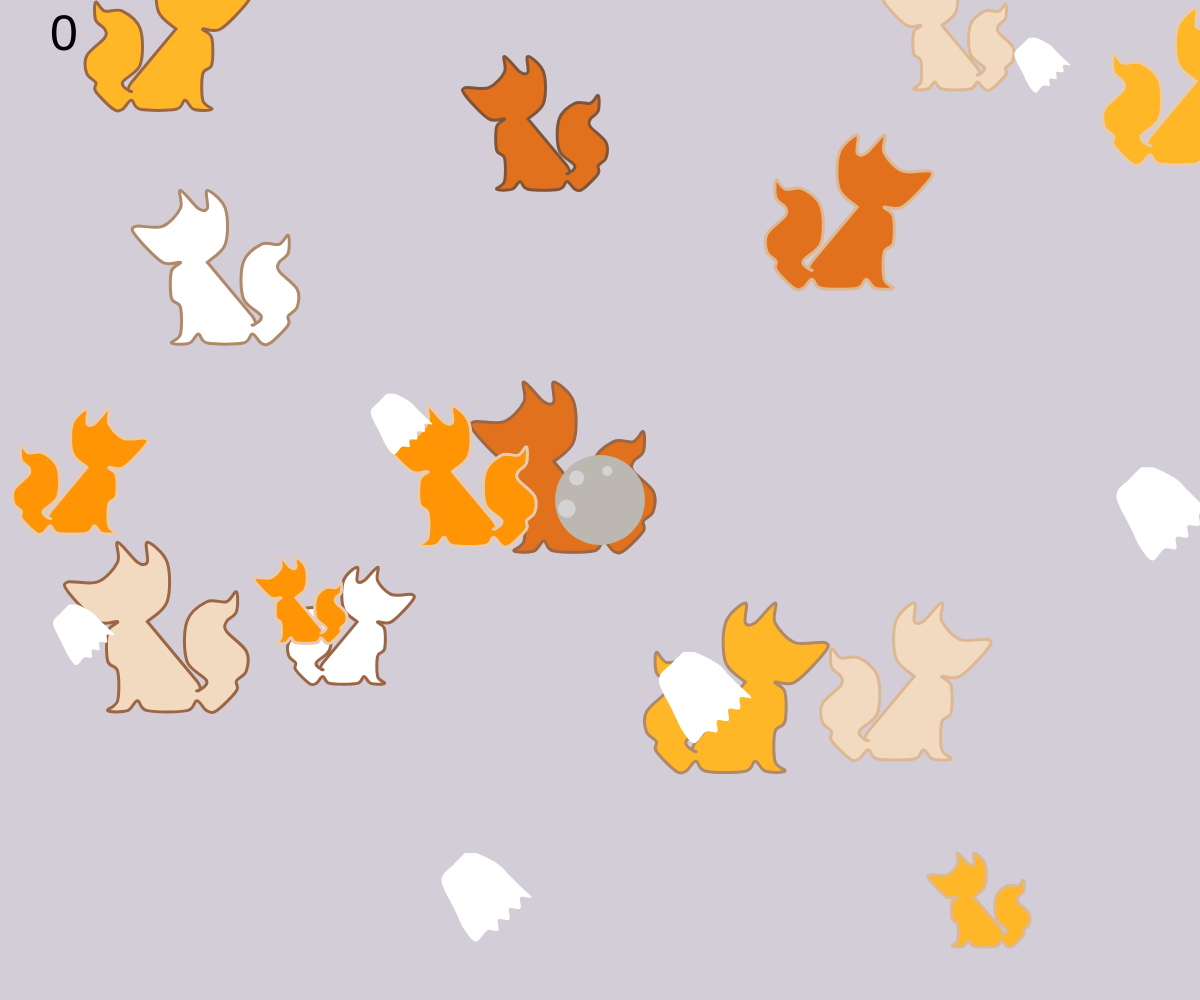
Frame 1 (no input)
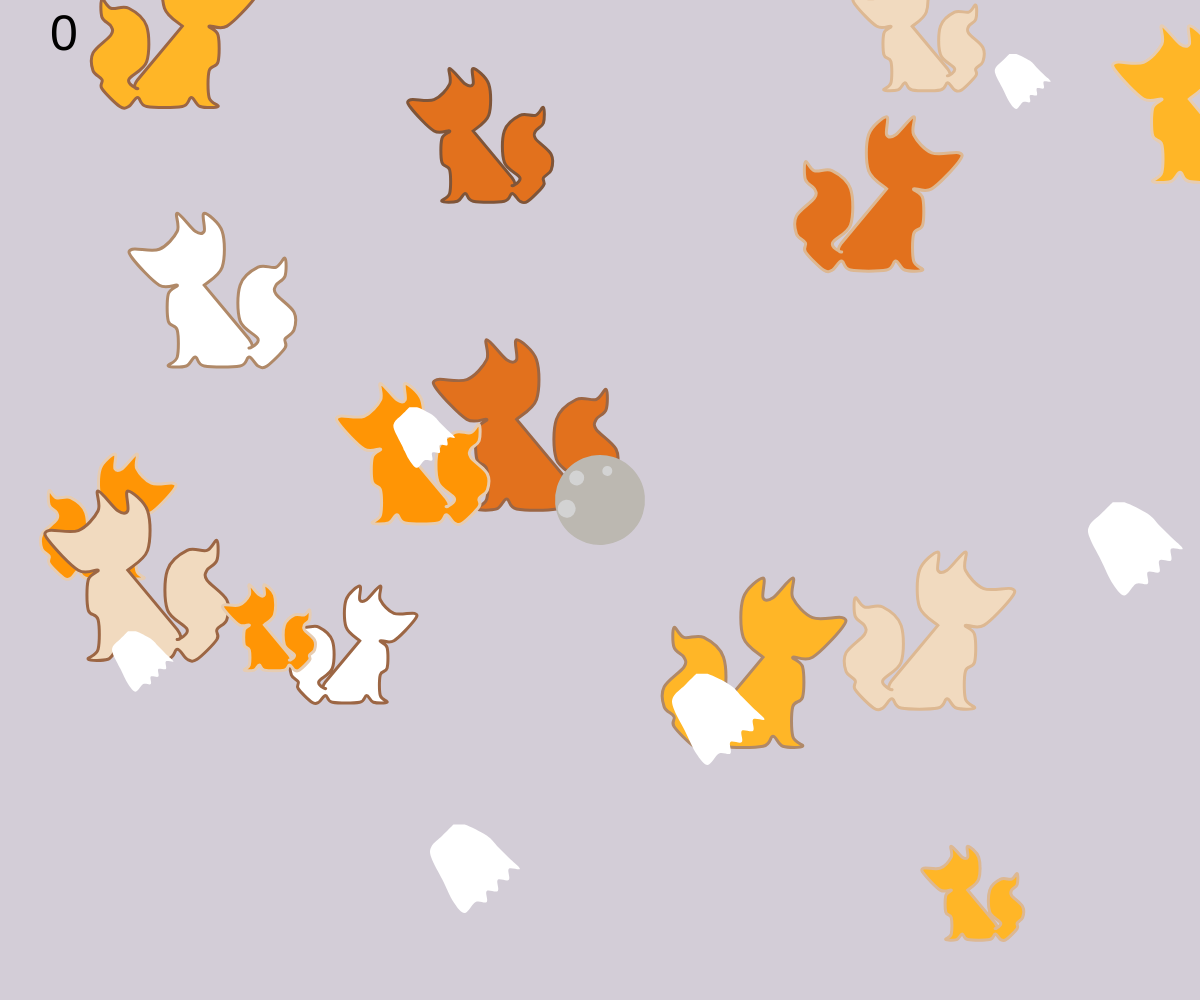
Frame 60 (no input)
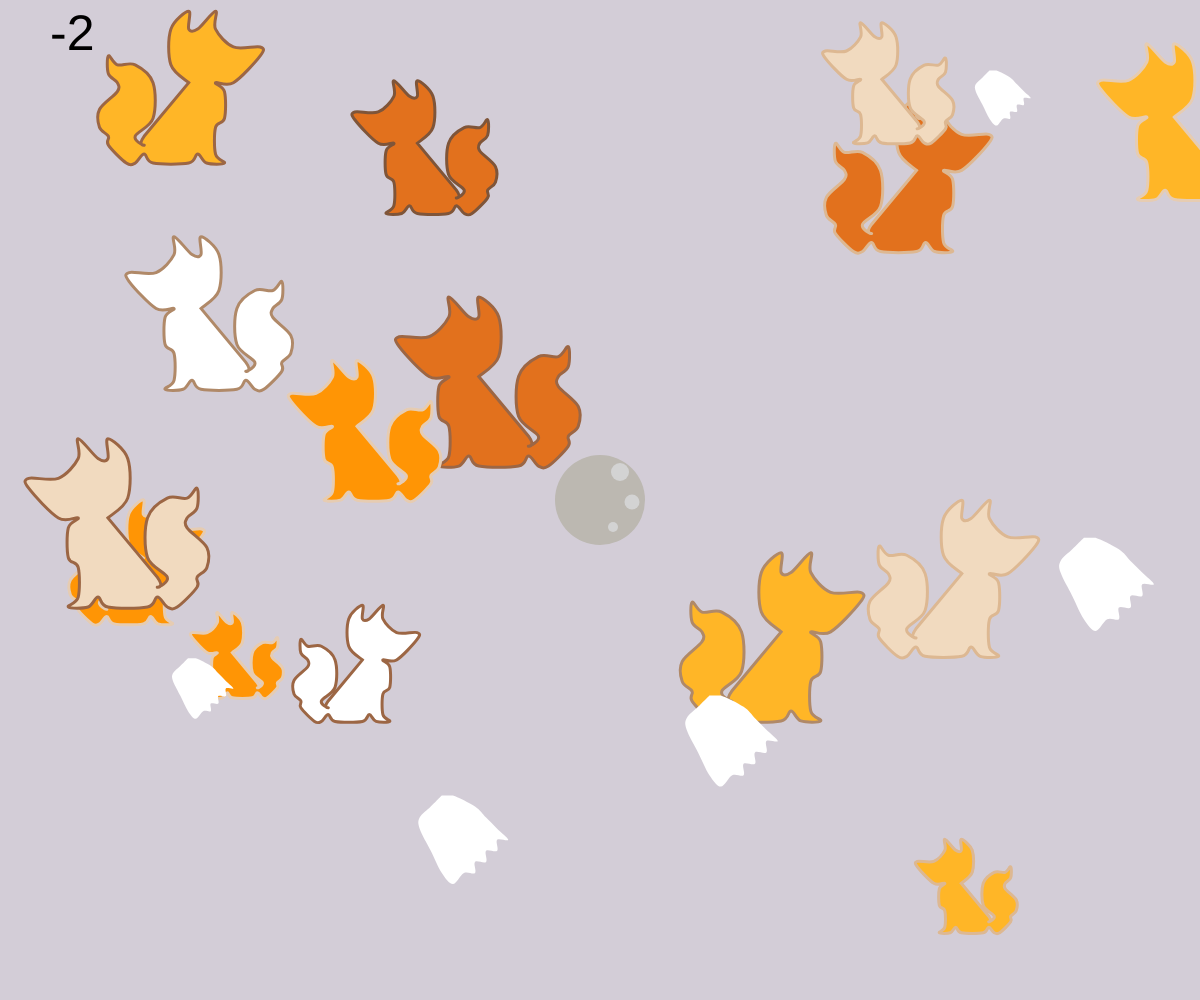
Frame 120 (the mouse pressed at the canvas centre since frame 60)

The p5.js sketch that drew these frames (run headless with seeded random() and noise() and a simulated clock; from frame 60 on, the mouse is pressed at the canvas centre):

// p5.js sketch
// ── sketch.js
let points = [[0, 0],[5, -6], [5, -7], [6, -6], [4, -4], [4, 0], [6, 2], [8, 2], [9, 3], [9, 1], [8, 0], [8, -1], [10, -3], [10, -5], [9, -6], [9, -7], [7, -9], [6, -9], [5, -8], [4, -9], [0, -9], [-1, -8], [-2, -9], [-4, -9], [-3, -8], [-3, -5], [-4, -4],[-4,-1],[-3,0],[-5,0],[-8,3],[-8,4],[-5,4],[-3,6],[-3,8],[-1,6],[0,6],[0,8],[2,6],[2,2]];//狐狸
let flowers = [[0, -7], [0, -6], [-5, -5], [-6, -4], [-3, -3], [-1, -4], [0, -6], [0, -5], [3, -4], [4, -2], [2, -2], [1, -3], [0, -5], [0, -1], [1, 0], [3, 1], [4, 3], [4, 6], [3, 4], [0,7], [-3, 4], [-4, 6], [-4, 3], [-3, 1], [-1, 0], [0, -1]];//狐狸
let goast = [[0,4],[1,4],[3,3],[4,2],[5,1],[6,0],[5,0],[5,-1],[4,-1],[4,-2],[3,-2],[3,-3],[2,-3],[1,-4],[0,-3],[-1,-1],[-2,1],[-2,2],[-1,3]]

var fill_colors = "c5803-e2711d-ff9505-ffb627-f1dabf".split("-").map(a=>"#"+a)
var line_colors = "e6ccb2-ddb892-b08968-7f5539-9c6644".split("-").map(a=>"#"+a)
var flower_colors= "ffe5ec-ffc2d1-ffb3c6-ff8fab-fb6f92".split("-").map(a=>"#"+a)
//---------------設定畫point(狐狸)所有點的物件變數----------
var ball //目前要處理的物件，暫時放在 ball 變數內
var balls = [] // 把產生的"所有"物件，為物件的倉庫，所有的物件資料都在此

//---------------設定飛彈物件的定義-----------
var bullet //目前要處理的物件，暫時放在 bullet 變數內
var bullets = []

var score =0

//---------------設定怪物物件的定義-----------
var monster //目前要處理的物件，暫時放在 monster 變數內
var monsters = [] 

//---------------設定砲台的位置--------------
var shipP


function setup() {
  createCanvas(windowWidth, windowHeight);
  shipP= createVector(width/2,height/2)
  for(var i=0;i<15;i=i+1){// 
     ball= new Obj({}) // 產生一個新的obj class 元件
     balls.push(ball) //把ball的物件放入到陣列內
  }
  for(var i=0;i<6;i=i+1){// 
    monster= new Monster({}) // 產生一個新的monster class 元件
    monsters.push(monster) //把monster的物件放入到陣列內
 }
}

function draw() {
  background("#d3cdd7");
 
  if(keyIsPressed){
    if(key=="ArrowLeft" || key=="a"){//按下滑鼠的往左鍵
      shipP.x = shipP.x-2
    }
    if(key=="ArrowRight" || key=="d"){//按下滑鼠的往右鍵
      shipP.x = shipP.x+2
    }
    if(key=="ArrowUp" || key=="w"){//按下滑鼠的往上鍵
      shipP.y = shipP.y-2
    }
    if(key=="ArrowDown" || key=="s"){//按下滑鼠的往下鍵
      shipP.y = shipP.y+2
    }
  }
  
  // 狐狸顯示
  for(let ball of balls)//只要是陣列的方式，都可以利用此方式處理
  {
    ball.draw()
    ball.update()
    for(let bullet of bullets){
        if(ball.isBallInRanger(bullet.p.x,bullet.p.y)){
          balls.splice(balls.indexOf(ball),1)
          bullets.splice(bullets.indexOf(bullet),1)
          score = score+1

        
        }
    }
  }

  //飛彈顯示
  for(let bullet of bullets)//只要是陣列的方式，都可以利用此方式處理
  {
    bullet.draw()
    bullet.update()
  }

  //鬼顯示
  for(let monster of monsters)//只要是陣列的方式，都可以利用此方式處理
  {
    if(monster.get == true && monster.timenum>10){
      monsters.splice(monsters.indexOf(monster),1)
    }
    monster.draw()
    monster.update()
    for(let bullet of bullets){
      if(monster.isBallInRanger(bullet.p.x,bullet.p.y)){
        // // monsters.splice(monsters.indexOf(monster),1)
        bullets.splice(bullets.indexOf(bullet),1)
        score = score-2
        monster.get = true //鬼獲得花
        // elephant_sound.play()
        
      
      }
  }
  }
  

  textSize(50)
  text(score,50,50) //在座標為(50,50)上，顯示score分數內容
  push()
    let dx = mouseX - width/2 //設定中心隨滑鼠轉動
    let dy = mouseY - height/2 //設定中心隨滑鼠轉動
    let angle = atan2(dy,dx) //設定中心隨滑鼠轉動
    translate(shipP.x,shipP.y) //設定中心隨滑鼠轉動
    // fill("#9a8c98")
    noStroke()
    rotate(angle) //設定中心隨滑鼠轉動
    triangle(-15,15,-15,-15,30,0)
    fill("#bcb8b1")
    ellipse(0,0,90)
    fill("#d3d3d3")
    ellipse(13,27,10)
    ellipse(32,2,15)
    ellipse(20,-28,18)
   
    
    
  pop()
}

//------------------------加入滑鼠按下增加新物件
function mousePressed(){
  // ball= new Obj({
  //   p:{x:mouseX,y:mouseY}
  // }) // 在滑鼠按下的地方，產生一個新的obj class 元件
  // balls.push(ball) //把ball的物件放入到陣列內(丟到倉庫)

  //在物件上按下滑鼠，物件消失不見，分數加1
  // for(let ball of balls){ //檢查每一個物件
  //   if(ball.isBallInRanger()){
  //     balls.splice(balls.indexOf(ball),1) //<將物件資料刪除>從倉庫balls取出背滑鼠按到的物件編號(balls.indexOf(ball),1)，只取一個
  //     score=score+1
  //   }
  // }
//---------------按一下產生一個飛彈----------------------------
bullet = new Bullet({
  color:"#4f6d7a",
}) //在滑鼠按下的地方，產生一個新的 Bullet class元件(產生一個飛彈)
bullets.push(bullet) //把bullet的物件放入到bullets陣列內(丟到倉庫)
// bullet_sound.play()
}

function keyPressed(){
  if(key==" "){//按下空白鍵，發射花（與滑鼠按下的功能相同）
    bullet = new Bullet({
      color:"#4f6d7a",
    }) //在滑鼠按下的地方，產生一個新的 Bullet class元件(產生一個飛彈)
    bullets.push(bullet) //把bullet的物件放入到bullets陣列內(丟到倉庫)
    bullet_sound.play()
  }
}
// ── bullet.js
//定義一個bullet 物件的class
class Bullet{
    constructor(args){//預設值，基本資料(物件的顏色，移動的速度，大小，初始顯示位置)
        this.r = args.r || 10 //設計的飛彈有大有小時，就傳參數，args.r來設定飛彈大小，沒有傳參數，就以10為主
        this.p = args.p || shipP.copy() //createVector(width/2,height/2,mouseY-height/2) //建立一個向量{x:width/2,y:height/2}
        this.v = args.v || createVector(mouseX-width/2,mouseY-height/2).limit(5)
        this.size = random(2,4)
        this.color = random(flower_colors) 
    }
  draw(){ //繪出物件程式碼
    push()
       translate(this.p.x,this.p.y)
       scale(1,-1)
       fill(this.color)
       noStroke()
       beginShape()
       for(var k=0;k<flowers.length;k=k+1){
        curveVertex(flowers[k][0]*this.size,flowers[k][1]*this.size)
       }
       endShape() 
       
       
    pop()
  
  }
  update(){ //計算出移動後的位置
     this.p.add(this.v)
  }
}
// ── monster.js
var monster_colors ="f7b267-f79d65-f4845f-f27059".split("-").map(a=>"#"+a)
class Monster{//宣告一個怪物類別，名稱為Monster
    constructor(args){//預設值，基本資料(物件的顏色，移動的速度，大小，初始顯示位置)
        this.r = args.r || random(45,130) //設計怪物的主體，如果傳參數args.r來設定怪物大小，沒有傳參數，就以100為主
        this.p = args.p || createVector(random(width),random(height)) //建立一個向量，由電腦亂數抽取顯示的初始位置
        this.v = args.v || createVector(random(-1,1),random(-1,1))//移動的速度，如果沒有傳參數args參數，就會利用亂數(-1~1之間)抽出X，Y軸的移動速度
        this.color = args.color || random(monster_colors)
        this.size = random(6,12)
        // this.mode = random(["happy","bad"])
        this.get = false // 代表沒得到花
        this.timenum = 0
    }
    draw(){//畫出元件
        if(this.get == false){
        push()//重新設定圓點位置
             translate(this.p.x,this.p.y)//將原點座標移動到物件中心
             scale(1,-1)
             fill(255)
             noStroke()
             beginShape()
             for(var k=0;k<goast.length;k=k+1){
             curveVertex(goast[k][0]*this.size,goast[k][1]*this.size)
             }
             endShape(CLOSE) 
        pop()//原點恢復到視窗左上角
        }
        else{//怪物獲得花畫面
            this.timenum=this.timenum+1
            push()
            translate(this.p.x,this.p.y)//將原點座標移動到物件中心
            scale(1,-1)
            // zoom() 
             fill(0)
             beginShape()
             for(var k=0;k<goast.length;k=k+1){
             curveVertex(goast[k][0]*this.size,goast[k][1]*this.size)
             }
             endShape(CLOSE) 
            //  noStroke()
            //  ellipse(0,0,this.r)
            //  stroke(255)
            //  line(-this.r/2,0,this.r/2,0)
            //  stroke(this.color)
             strokeWeight(4)
             noFill()
            //  for(var j=0;j<6;j++){//怪物6隻腳
            //     rotate(PI/3) //旋轉60度 180/3
            //     line(this.r/2,0,this.r,0)
            //  }
            pop()
    }
}

    update(){//計算出移動元件後的位置
        this.p.add(this.v)
        if(this.p.x<=0 || this.p.x>=width){ // X軸碰到左邊(<=0)，或是碰到右邊(>=width)
            this.v.x = -this.v.x //把速度方向改變
          }
          if(this.p.y<=0 || this.p.y>=height){ //Y軸碰到上邊(<=0)，或是碰到下邊(>=height)
            this.v.y = -this.v.y //把速度方向改變
          }

    }
    isBallInRanger(x,y){ //功能:判斷飛彈是否在怪物的範圍內
        let d = dist(x,y,this.p.x,this.p.y)  //計算兩點(滑鼠按下的點與物件中心點)之間的距離，放到d變數內
        if(d<10*this.r/2){//d<? 要依照自己畫的圖形的座標值大小判斷 ? 要填寫多少 
           return true //飛彈(x,y)與怪物的距離小於物件（怪物）的半徑，代表碰觸了，則傳回true的值(碰觸)
        } else{
           return false //飛彈（x,y）與物件的距離大於物件（怪物）的半徑，代表沒有碰觸，則傳回false的值(未碰觸)
    }
    }
}

// ── obj.js
class Obj{// 宣告一個類別，針對一個畫的圖案，
    constructor(args){//預設值，基本資料(物件的顏色，移動的速度，大小，初始顯示位置)
      // this.p = args.p || {x:random(width), y:random(height)}//該物件初始位置，產生亂數，螢幕視窗大小中隨意產生。||(or)當產生一個物件時，有傳給位置參數，則使用該參數，如果沒有
      this.p = args.p || createVector(random(width),random(height))
      // this.v = {x:random(-1,1),y:random(-1,1)}//物件移動的速度
      this.v = createVector(random(-1,1),random(-1,1)) //把原本的({X:...,Y:...}改成向量方式呈現
      this.size = random(5,10)//物件放大之倍率
      this.color = random(fill_colors) 
      this.stroke = random(line_colors)//物件框線顏色
    }
    //-----------------------------------------------------------------
  
    //------------------------------畫圖--------------------------------
    draw(){//畫出單一個物件形狀
      push()//執行push()的指令後，依照我的設定，設定原點(0，0)的位置
       translate(this.p.x,this.p.y)// 以該物件位置為原點
       scale(this.v.x<0?1:-1,-1)//前方條件成立 1 ，否則為-1 
       fill(this.color)
       stroke(this.stroke)
       strokeWeight(3)
       beginShape()
       for(var k=0;k<points.length;k=k+1){
        // vertex(points[k][0]*this.size,points[k][1]*this.size)//只要設定一個點，當指令到endShape()，會把所有的點串接再一起
        curveVertex(points[k][0]*this.size,points[k][1]*this.size)
       }
       endShape(CLOSE) 
      pop()//執行pop()，原點(0，0)的設定，回到視窗的左上角
    }
  //---------------------------物件碰到視窗周圍，改變方向------------------------
    update(){ //移動程式碼內容
    // this.p.x=this.p.x+this.v.x //改變新位置，X軸目前位置(this.p.x)加上X軸的移動速度
    // this.p.y=this.p.y+this.v.y //Y軸目前位置(this.p.y)加上Y軸的移動速度
    this.p.add(this.v) // 設定好向量後，使用add，就可以與上面兩行指令一樣的效果
    //向量用sub==>減號
  
    //知道滑鼠的位置，並建立滑鼠的向量
    // let mouseV = createVector(mouseX,mouseY) // 把滑鼠的位置轉換成一個向量值
    // let delta = mouseV.sub(this.p).limit(this.v.mag()*2)//sub計算出滑鼠所在位置的向量(mouseV)到物件向量(this.p)的距離，每次以3移動靠近
    // //this.v.mag() 代表該物件的速度大小(一個向量值有大小與方向)
    // this .p.add(delta)
  
    if(this.p.x<=0 || this.p.x>=width){ // X軸碰到左邊(<=0)，或是碰到右邊(>=width)
      this.v.x = -this.v.x //把速度方向改變
    }
    if(this.p.y<=0 || this.p.y>=height){ //Y軸碰到上邊(<=0)，或是碰到下邊(>=height)
      this.v.y = -this.v.y //把速度方向改變
    }
  } 
    isBallInRanger(x,y){ //功能:判斷滑鼠按下的位置是否在物件的範圍內
      let d = dist(x,y,this.p.x,this.p.y)  //計算兩點(滑鼠按下的點與物件中心點)之間的距離，放到d變數內
      if(d<10*this.size){//d<? 要依照自己畫的圖形的座標值大小判斷 ? 要填寫多少 
         return true //滑鼠與物件的距離小於物件的寬度，代表碰觸了，則傳回true的值(碰觸)
      } else{
         return false //滑鼠與物件的距離大於物件的寬度，代表沒有碰觸，則傳回false的值(未碰觸)
  }
  }
  }
  
